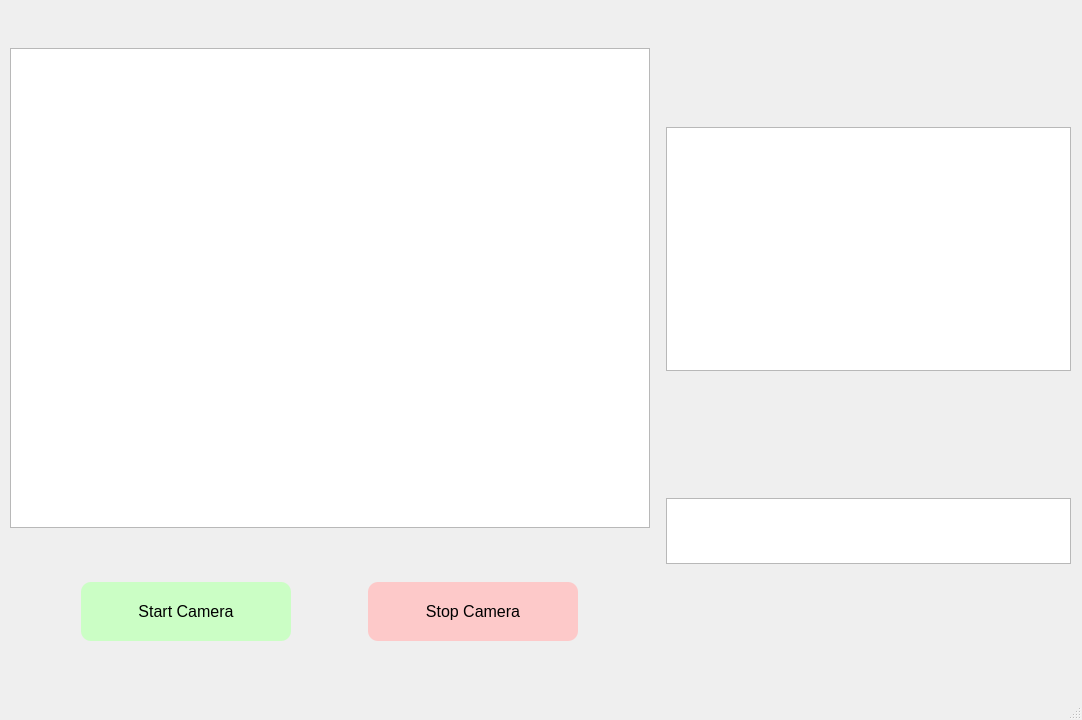
<?xml version="1.0" encoding="UTF-8"?>
<ui version="4.0">
 <class>MainWindow</class>
 <widget class="QMainWindow" name="MainWindow">
  <property name="geometry">
   <rect>
    <x>0</x>
    <y>0</y>
    <width>1082</width>
    <height>720</height>
   </rect>
  </property>
  <property name="sizePolicy">
   <sizepolicy hsizetype="Preferred" vsizetype="Preferred">
    <horstretch>0</horstretch>
    <verstretch>0</verstretch>
   </sizepolicy>
  </property>
  <property name="minimumSize">
   <size>
    <width>1063</width>
    <height>720</height>
   </size>
  </property>
  <property name="maximumSize">
   <size>
    <width>16777215</width>
    <height>16777215</height>
   </size>
  </property>
  <property name="windowTitle">
   <string>MainWindow</string>
  </property>
  <widget class="QWidget" name="centralwidget">
   <widget class="QWidget" name="horizontalLayoutWidget">
    <property name="geometry">
     <rect>
      <x>0</x>
      <y>0</y>
      <width>1081</width>
      <height>691</height>
     </rect>
    </property>
    <layout class="QHBoxLayout" name="horizontalLayout_5">
     <item>
      <layout class="QVBoxLayout" name="verticalLayout_5">
       <item>
        <widget class="QGraphicsView" name="cameraView">
         <property name="sizePolicy">
          <sizepolicy hsizetype="Fixed" vsizetype="Fixed">
           <horstretch>0</horstretch>
           <verstretch>0</verstretch>
          </sizepolicy>
         </property>
         <property name="minimumSize">
          <size>
           <width>640</width>
           <height>480</height>
          </size>
         </property>
         <property name="maximumSize">
          <size>
           <width>640</width>
           <height>480</height>
          </size>
         </property>
         <property name="styleSheet">
          <string notr="true">QGraphicsView#cameraView{
		
	border-color: rgb(131, 131, 131);
}</string>
         </property>
        </widget>
       </item>
       <item>
        <layout class="QHBoxLayout" name="horizontalLayout_6">
         <item>
          <widget class="QPushButton" name="startButton">
           <property name="minimumSize">
            <size>
             <width>210</width>
             <height>59</height>
            </size>
           </property>
           <property name="maximumSize">
            <size>
             <width>210</width>
             <height>59</height>
            </size>
           </property>
           <property name="font">
            <font>
             <pointsize>12</pointsize>
            </font>
           </property>
           <property name="styleSheet">
            <string notr="true">QPushButton#startButton{
		
	border-radius: 10px;
	border-color: rgb(0, 0, 0);
	background-color: rgb(203, 254, 197);

}</string>
           </property>
           <property name="text">
            <string>Start Camera</string>
           </property>
           <property name="icon">
            <iconset>
             <normaloff>formkit--start (1).png</normaloff>formkit--start (1).png</iconset>
           </property>
           <property name="iconSize">
            <size>
             <width>25</width>
             <height>25</height>
            </size>
           </property>
          </widget>
         </item>
         <item>
          <widget class="QPushButton" name="stopButton">
           <property name="minimumSize">
            <size>
             <width>210</width>
             <height>59</height>
            </size>
           </property>
           <property name="maximumSize">
            <size>
             <width>210</width>
             <height>59</height>
            </size>
           </property>
           <property name="font">
            <font>
             <pointsize>12</pointsize>
            </font>
           </property>
           <property name="autoFillBackground">
            <bool>false</bool>
           </property>
           <property name="styleSheet">
            <string notr="true">QPushButton#stopButton{
		
	border-radius: 10px;
	border-color: rgb(0, 0, 0);
	background-color: rgb(253, 201, 201);
	
}</string>
           </property>
           <property name="text">
            <string>Stop Camera</string>
           </property>
           <property name="icon">
            <iconset>
             <normaloff>material-symbols--stop.png</normaloff>material-symbols--stop.png</iconset>
           </property>
           <property name="iconSize">
            <size>
             <width>30</width>
             <height>30</height>
            </size>
           </property>
          </widget>
         </item>
        </layout>
       </item>
      </layout>
     </item>
     <item>
      <layout class="QVBoxLayout" name="verticalLayout_3">
       <property name="spacing">
        <number>0</number>
       </property>
       <property name="leftMargin">
        <number>0</number>
       </property>
       <property name="topMargin">
        <number>0</number>
       </property>
       <property name="rightMargin">
        <number>0</number>
       </property>
       <property name="bottomMargin">
        <number>0</number>
       </property>
       <item>
        <widget class="QPlainTextEdit" name="plainTextEdit">
         <property name="sizePolicy">
          <sizepolicy hsizetype="Fixed" vsizetype="Fixed">
           <horstretch>0</horstretch>
           <verstretch>0</verstretch>
          </sizepolicy>
         </property>
         <property name="minimumSize">
          <size>
           <width>405</width>
           <height>144</height>
          </size>
         </property>
         <property name="maximumSize">
          <size>
           <width>405</width>
           <height>244</height>
          </size>
         </property>
         <property name="styleSheet">
          <string notr="true">QPlainTextEdit#plainTextEdit{
		
	border-color: rgb(131, 131, 131);
	font: 700 24pt &quot;Segoe UI&quot;;
	color: rgb(255, 255, 255);

}</string>
         </property>
        </widget>
       </item>
       <item>
        <widget class="QPlainTextEdit" name="plainTextEdit_2">
         <property name="sizePolicy">
          <sizepolicy hsizetype="Fixed" vsizetype="Fixed">
           <horstretch>0</horstretch>
           <verstretch>0</verstretch>
          </sizepolicy>
         </property>
         <property name="minimumSize">
          <size>
           <width>405</width>
           <height>66</height>
          </size>
         </property>
         <property name="maximumSize">
          <size>
           <width>405</width>
           <height>66</height>
          </size>
         </property>
         <property name="styleSheet">
          <string notr="true">QPlainTextEdit#plainTextEdit_2{
		
	border-color: rgb(131, 131, 131);
	font: 700 24pt &quot;Segoe UI&quot;;
	color: rgb(255, 255, 255);

}</string>
         </property>
        </widget>
       </item>
      </layout>
     </item>
    </layout>
   </widget>
  </widget>
  <widget class="QStatusBar" name="statusbar"/>
 </widget>
 <resources/>
 <connections/>
</ui>
